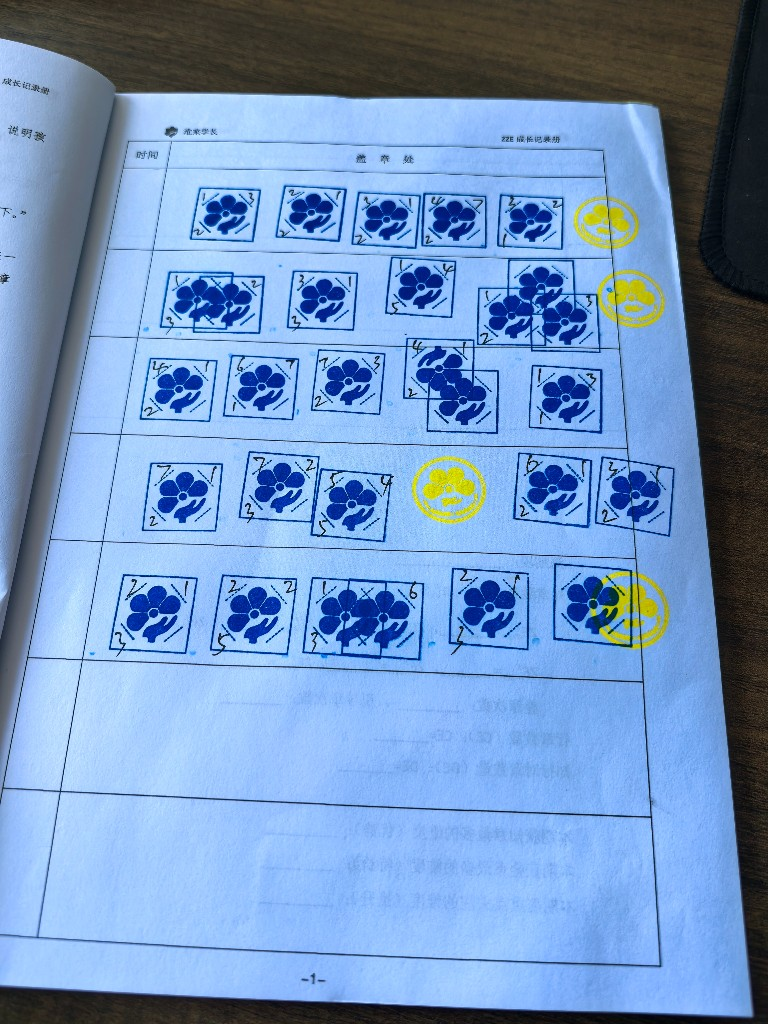
#> input picture backend/assets/sample_page.png, 768 x 1024 px; its folder holds only this picture in this run
$ python -i digit_ocr.py   (imports and definitions only)
#> lines starting #> are read from the running program, lines starting #| are printed output that depends on the picture; after the words box and inside, x2 and y2 are one past the last pixel; in counts of white or black regions, pixels touching at a corner belong together
#> further down, picture is the input picture: shape (1024, 768, 3); mean B, G, R 192.2, 148.6, 114.7
"""
方章四角手写数字识别。

关键：章角自带印刷斜线，直接抠墨会把斜线当数字。
做法：把检测框对齐知章模板 → 差分得到「多出来的笔迹」→ 再识别。
"""

from __future__ import annotations

import re
from functools import lru_cache
from pathlib import Path
from typing import Dict, List, Optional, Tuple

import cv2
import numpy as np

try:
    from PIL import Image, ImageDraw
except ImportError:  # pragma: no cover
    Image = None  # type: ignore

ROOT = Path(__file__).resolve().parents[1]
TEMPLATE_PATH = ROOT / "assets" / "zhi_seal.png"

_DDDDOCR = None
_DDDDOCR_TRIED = False


# [25 lines left out: functions _get_ddddocr, _template_ink, not called in this run]


def _seal_ink(bgr: np.ndarray) -> np.ndarray:
    hsv = cv2.cvtColor(bgr, cv2.COLOR_BGR2HSV)
#> hsv: shape (1024, 768, 3); mean H, S, V 93.8, 110.7, 196.1
    gray = cv2.cvtColor(bgr, cv2.COLOR_BGR2GRAY)
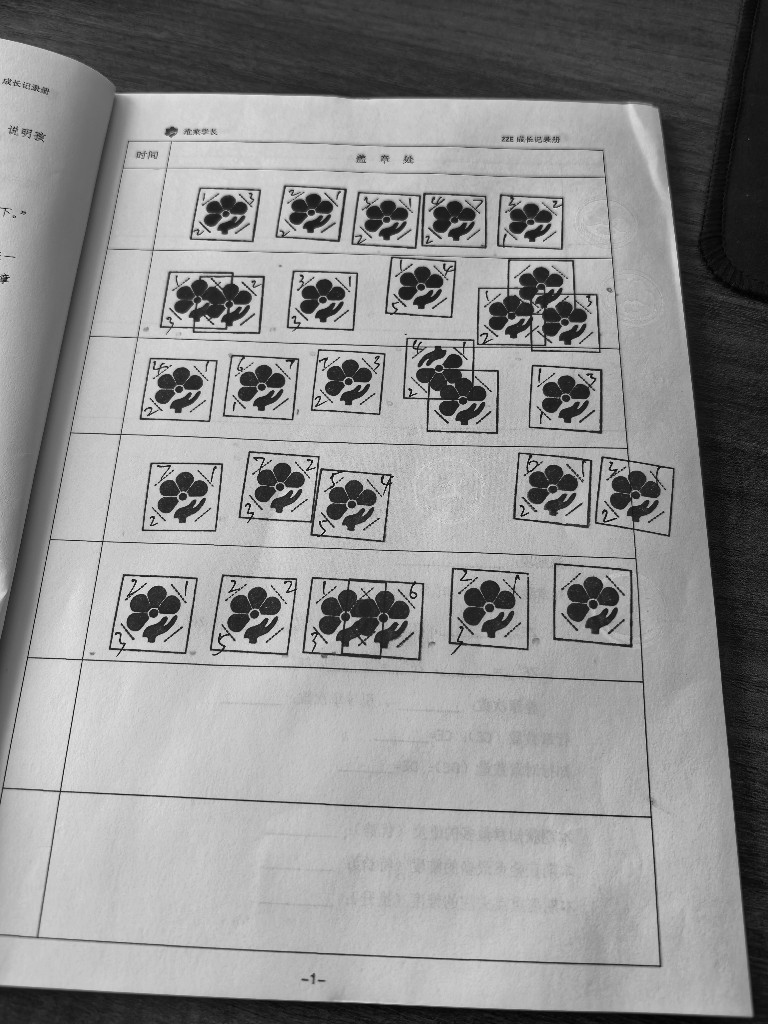
#> gray: shape (1024, 768); min 0, max 234, mean 143.4
    deep = cv2.inRange(hsv, np.array([90, 35, 25]), np.array([140, 255, 230]))
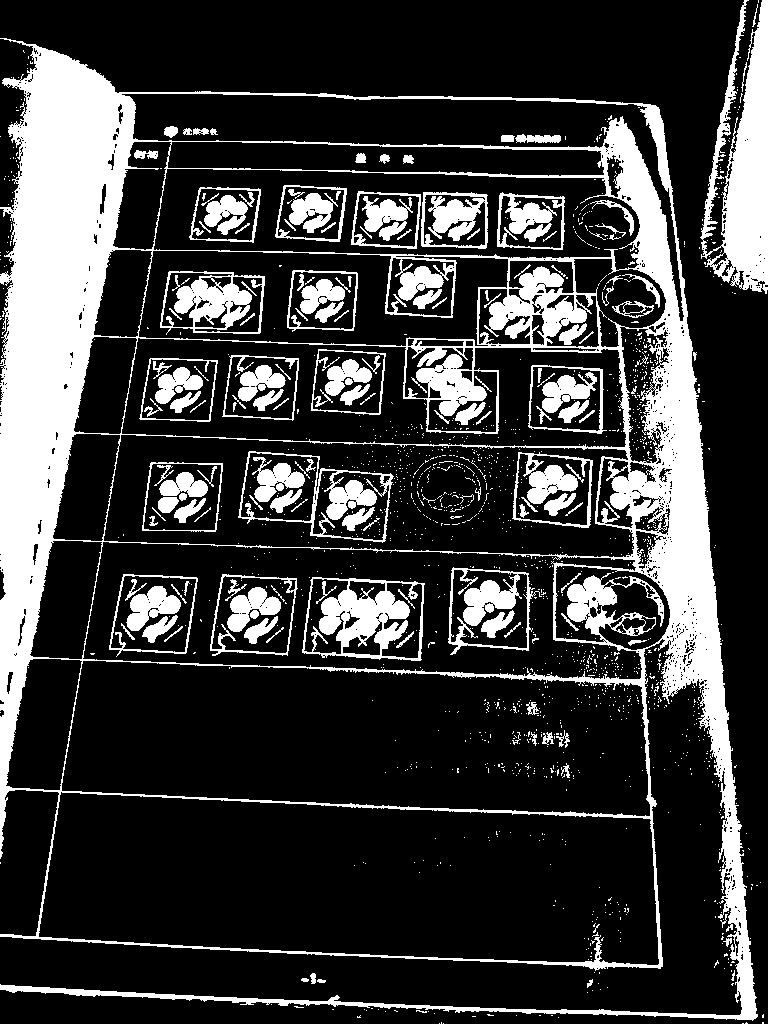
#> deep: shape (1024, 768); 22.6% white; 1560 white regions (1394 under 20 px), largest, box (x1, y1, x2, y2) and area: (0, 38, 758, 1021) 114573, (700, 0, 768, 294) 10527, (302, 577, 425, 661) 4656
    thr = float(np.percentile(gray, 42))
#> thr = 165
    dark = (gray < thr).astype(np.uint8) * 255
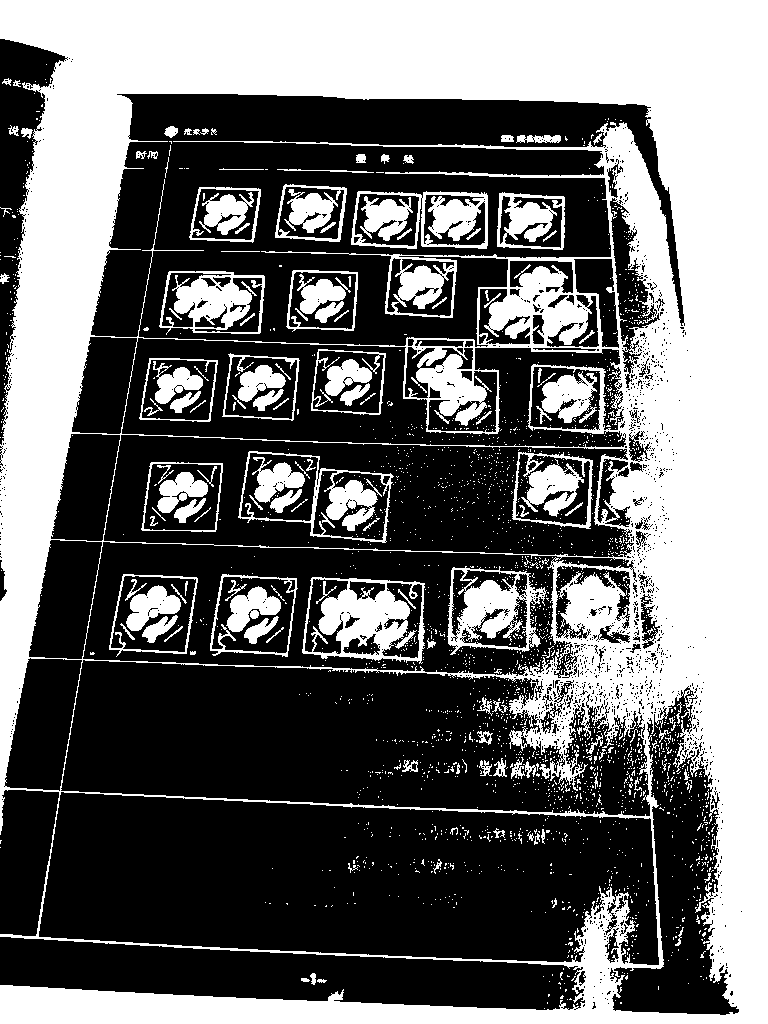
#> dark: shape (1024, 768); 41.7% white; 2324 white regions (2170 under 20 px), largest, box (x1, y1, x2, y2) and area: (0, 0, 768, 1024) 270559, (302, 577, 425, 664) 5233, (447, 566, 547, 655) 3991
    ink = cv2.bitwise_or(deep, dark)
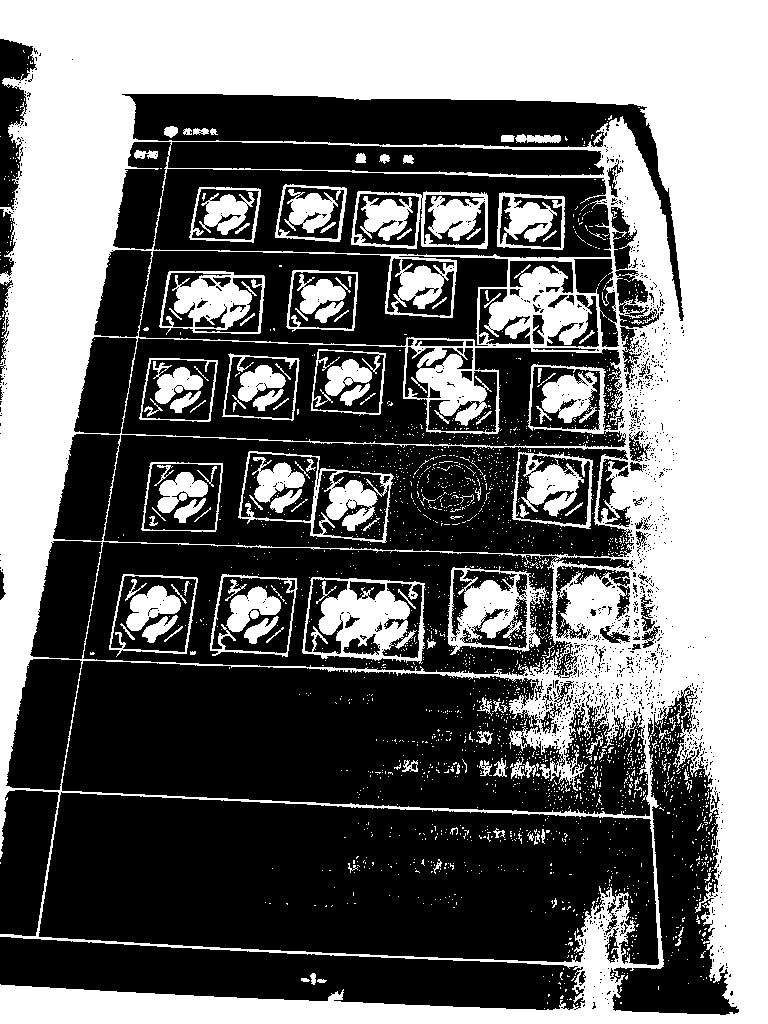
#> ink: shape (1024, 768); 43% white; 2397 white regions (2252 under 20 px), largest, box (x1, y1, x2, y2) and area: (0, 0, 768, 1024) 280622, (302, 577, 425, 664) 5261, (447, 566, 547, 655) 4034
    if (ink > 0).mean() > 0.5:
        ink = deep
    return ink


# [358 lines left out: functions _extra_ink_in_seal, _corner_slice, _to_patch, extract_digits_from_seal, _digit_templates, _match_template and 6 more, not called in this run]


def find_digit_candidates(bgr: np.ndarray, **kwargs) -> List[Dict]:
    return []


def assign_digits_to_corners(*args, **kwargs):
    return {"左上": None, "右上": None, "左下": None, "右下": None}

>>> import cv2
>>> picture = cv2.imread('../assets/sample_page.png')
>>> result = _seal_ink(picture)
